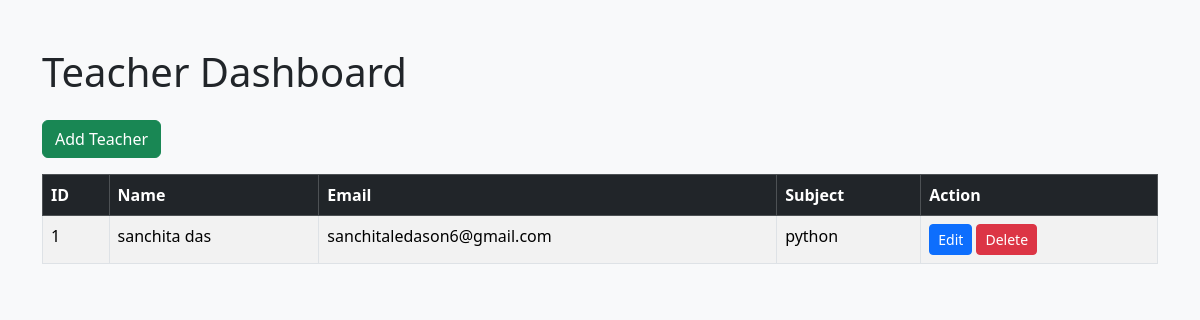
Before: /teachers with the older database file.
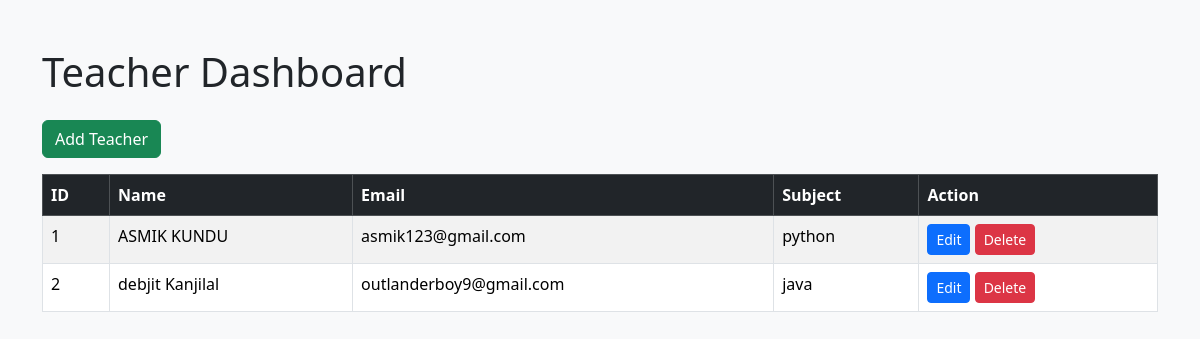
After: the same page with the newer database file.
### models.py (models this page shows)
class Teacher(db.Model):
    id = db.Column(db.Integer, primary_key=True)
    name = db.Column(db.String(100), nullable=False)
    email = db.Column(db.String(100), unique=True, nullable=False)
    department = db.Column(db.String(100))
    subject = db.Column(db.String(100))
    password = db.Column(db.String(100), nullable=False)

### app.py (the view)
@app.route("/teachers")
def teachers():
    teachers = Teacher.query.all()
    return render_template(
        "teacher_dashboard.html",
        teachers=teachers
    )

### templates/teacher_dashboard.html (shortened to what this page needs)
<!DOCTYPE html>
<html>
<head>
    <link href="https://cdn.jsdelivr.net/npm/bootstrap@5.3.3/dist/css/bootstrap.min.css" rel="stylesheet">
</head>
<body class="bg-light">
<div class="container mt-5">
    <h1 class="mb-4">Teacher Dashboard</h1>
    <a href="/add_teacher" class="btn btn-success mb-3">
        Add Teacher
    </a>
    <table class="table table-bordered table-striped">
        <thead class="table-dark">
            <tr>
                <th>ID</th>
                <th>Name</th>
                <th>Email</th>
                <th>Subject</th>
                <th>Action</th>
            </tr>
        </thead>
        <tbody>
            {% for teacher in teachers %}
            <tr>
                <td>{{ teacher.id }}</td>
                <td>{{ teacher.name }}</td>
                <td>{{ teacher.email }}</td>
                <td>{{ teacher.subject }}</td>
               <td>
    <a href="/edit_teacher/{{ teacher.id }}"
       class="btn btn-primary btn-sm">
       Edit
    </a>
    <a href="/delete_teacher/{{ teacher.id }}"
       class="btn btn-danger btn-sm">
       Delete
    </a>
</td>
            </tr>
            {% endfor %}
        </tbody>
    </table>
</div>
</body>
</html>

Changed rows visible on the page:
changed Teacher "python": name "sanchita das" → "ASMIK KUNDU"; email "sanchitaledason6@gmail.com" → "asmik123@gmail.com"
added Teacher: id "2", name "debjit Kanjilal", email "outlanderboy9@gmail.com", subject "java"
